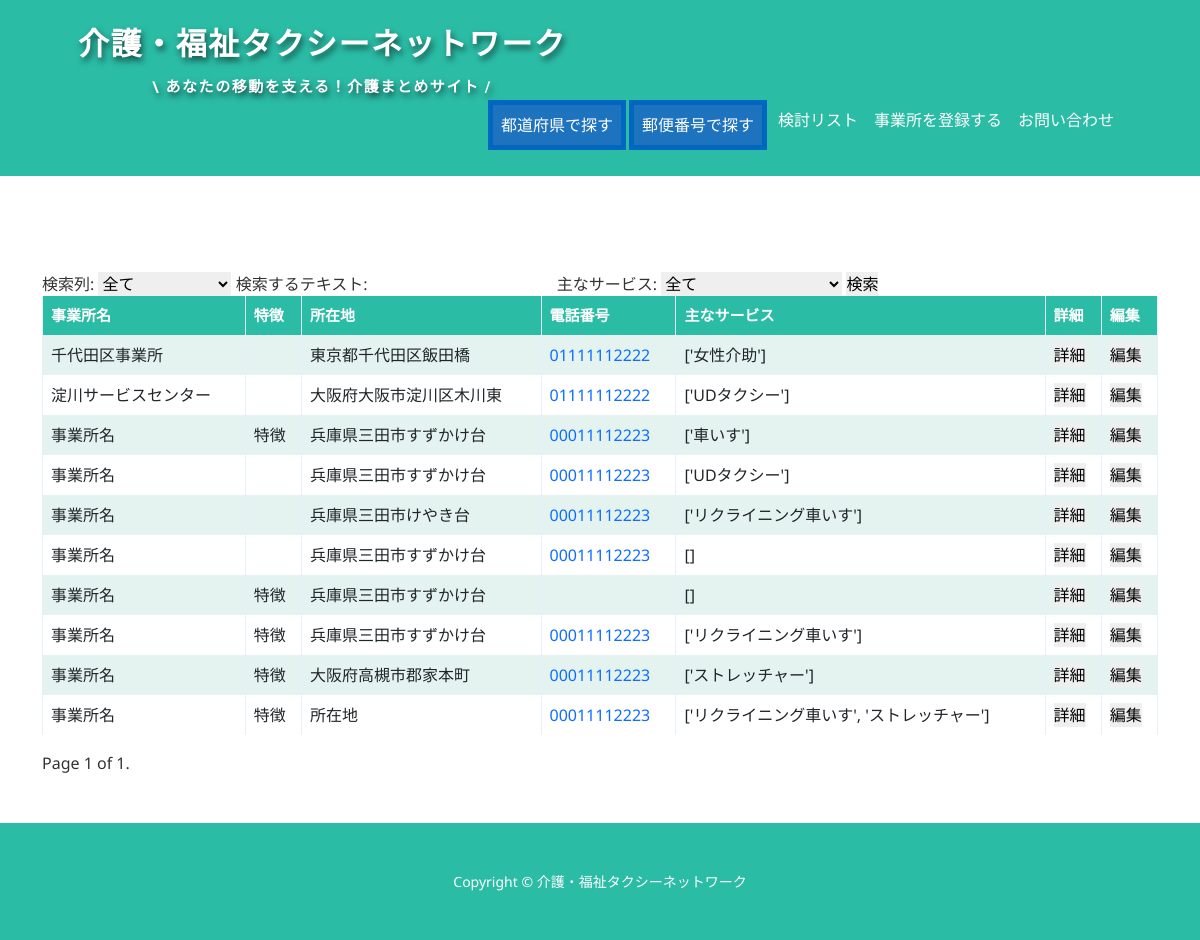
The page /registration_list/ on the database as committed earlier.
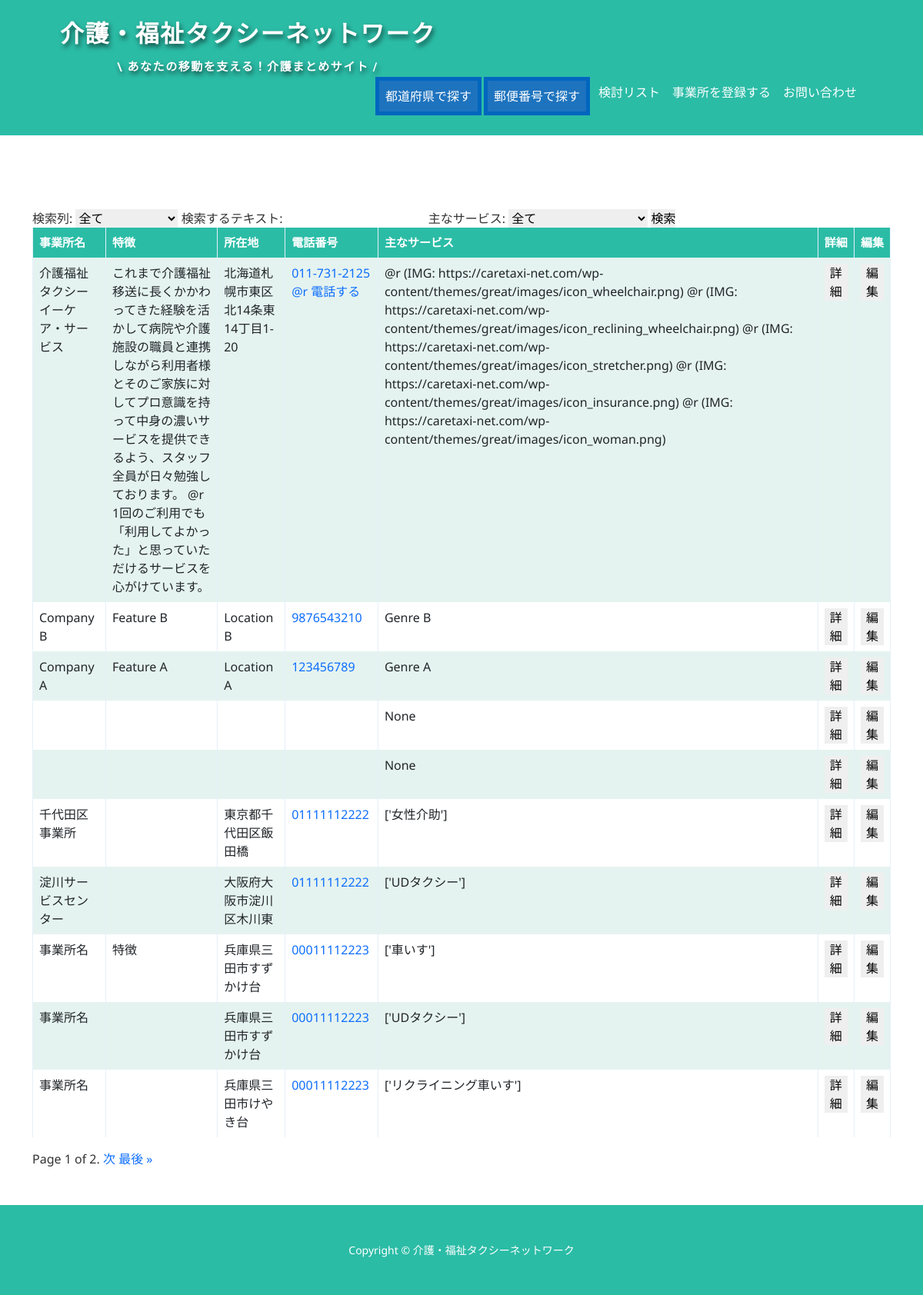
The same page on the database as committed later.
### caretaxi/models.py (models this page shows, shortened)
class Registration(models.Model):
    REUSE_CHOICES = [
        ('未', '未'),
        ('済', '済'),
    ]
    business_name = models.CharField(max_length=999)
    features = models.CharField(max_length=999)
    postal_code = models.CharField(max_length=8)
    location = models.CharField(max_length=999)
    tel = models.CharField(max_length=16)
    carmodel = models.CharField(max_length=999)
    email = models.EmailField()
    siteurl = models.CharField(max_length=999)
    message = models.TextField()
    main_image = models.ImageField(upload_to='registration_images/', null=True, blank=True)
    created_at = models.DateTimeField(auto_now_add=True)
    genres = models.CharField(max_length=999, blank=True, null=True)

### caretaxi/views.py (the view, shortened to what this page needs)
# urls.py: path('registration_list/', registration_list, name='registration_list'),
def registration_list(request):
    items_per_page = 10
    registrations = Registration.objects.all().order_by('-id')
    search_column = request.GET.get('search_column', 'all')
    search_text = request.GET.get('search_text', '')
    search_genres = request.GET.get('search_genres', '')
    if search_genres:
        registrations = registrations.filter(genres__icontains=search_genres)
    paginator = Paginator(registrations, items_per_page)
    page = request.GET.get('page', 1)
    try:
        registrations = paginator.page(page)
    except PageNotAnInteger:
        registrations = paginator.page(1)
    except EmptyPage:
        registrations = paginator.page(paginator.num_pages)
    return render(request, 'registration_list.html', {
        'registrations': registrations,
        'search_column': search_column,
        'search_text': search_text,
        'search_genres': search_genres,
    })

### caretaxi/templates/registration_list.html (shortened to what this page needs)
{% extends 'base1.html' %}
{% block contents %}
<div class="container">
    <div class="container_mt">
        <div class="mt-5">
            <form method="get" action="">
                <label for="searchColumn">検索列:</label>
                <select id="searchColumn" name="search_column" >
                    <option value="all" {% if search_column == 'all' %}selected{% endif %}>全て</option>
                </select>
                <label for="searchText">検索するテキスト:</label>
                <input type="text" id="searchText" name="search_text" value="{{ search_text }}">
                <label for="searchGenres">主なサービス:</label>
                <select id="searchGenres" name="search_genres">
                    <option value="" {% if not search_genres %}selected{% endif %}>全て</option>
                </select>
                <button type="submit">検索</button>
            </form>
        </div>
        <div>
            <table class="table table_css">
                <thead>
                    <tr>
                        <th>事業所名</th>
                        <th>特徴</th>
                        <th>所在地</th>
                        <th>電話番号</th>
                        <th>主なサービス</th>
                        <th>詳細</th>
                        <th>編集</th>
                    </tr>
                </thead>
                <tbody>
                    {% for registration in registrations %}
                        <tr>
                            <td data-label="事業所名">{{ registration.business_name }}</td>
                            <td data-label="特徴">{{ registration.features }}</td>
                            <td data-label="所在地">{{ registration.location }}</td>
                            <td data-label="電話番号"><a href="tel:{{ registration.tel }}">{{ registration.tel }}</a></td>
                            <td data-label="主なサービス">{{ registration.genres }}</td>
                            <td data-label="詳細"><a href="{% url 'caretaxi:detail_registration' registration.id %}"><button>詳細</button></a></td>
                            <td data-label="編集"><a href="{% url 'caretaxi:edit_registration' registration.id %}"><button>編集</button></a></td>
                        </tr>
                    {% endfor %}
                </tbody>
            </table>
        </div>
        <div class="pagination">
            <span class="step-links">
                <span class="current">
                    Page {{ registrations.number }} of {{ registrations.paginator.num_pages }}.
                </span>
                {% if registrations.has_next %}
                    <a href="?page={{ registrations.next_page_number }}{% if search_column %}&search_column={{ search_column }}{% endif %}{% if search_text %}&search_text={{ search_text }}{% endif %}">次</a>
                    <a href="?page={{ registrations.paginator.num_pages }}{% if search_column %}&search_column={{ search_column }}{% endif %}{% if search_text %}&search_text={{ search_text }}{% endif %}">最後 &raquo;</a>
                {% endif %}
            </span>
        </div>
    </div>
</div>
{% endblock %}

### caretaxi/templates/base1.html (shortened to what this page needs)
{% load static %}
<!DOCTYPE html>
<html lang="ja">
    <head>
        <link rel="stylesheet" href="https://cdnjs.cloudflare.com/ajax/libs/normalize/8.0.1/normalize.min.css" />
        <link href="https://cdn.jsdelivr.net/npm/bootstrap@5.3.0/dist/css/bootstrap.min.css" rel="stylesheet">
        <link rel="stylesheet" type="text/css" href="{% static 'common/css/style.css' %}">
    </head>
    <body>
        <div id="wrapper">
            <nav class="navbar navbar-expand-lg navbar-dark navbar-custom fixed-top">
                <div class="container px-5">
                    <h1 class="site-title"><a href="{% url 'caretaxi:registration_list' %}">介護・福祉タクシーネットワーク</a><br>
                    <span>\ あなたの移動を支える！介護まとめサイト /</span></h1>
                    <div class="collapse navbar-collapse" id="navbarResponsive">
                        <ul class="navbar-nav ms-auto">
                            <li class="nav-item bgc_blue">
                                <a class="nav-link nav-link_white" href="{% url 'caretaxi:prefecture' %}">都道府県で探す</a>
                            </li>
                            <li class="nav-item bgc_blue">
                                <a class="nav-link nav-link_white" href="{% url 'caretaxi:postal_code' %}">郵便番号で探す</a>
                            </li>
                            <li class="nav-item">
                                <a class="nav-link nav-link_white" href="{% url 'caretaxi:view_wishlist' %}">検討リスト</a>
                            </li>
                            <li class="nav-item">
                                <a class="nav-link nav-link_white" href="{% url 'caretaxi:registration' %}">事業所を登録する</a>
                            </li>
                            <li class="nav-item">
                                <a class="nav-link nav-link_white" href="{% url 'caretaxi:contact_form' %}">お問い合わせ</a>
                            </li>
                        </ul>
                    </div>
                </div>
            </nav>
        {% block contents%}{% endblock %}
        <footer class="py-5 mt-5">
            <div class="container px-5"><p class="m-0 text-center text-white small">Copyright &copy; 介護・福祉タクシーネットワーク</p></div>
        </footer>
        </div>
    </body>
</html>

### static/common/css/style.css (style rules this page uses)
*,*::before,*::after { box-sizing:border-box }
html,body { margin:0;padding:0;font-size:100%;font-family:sans-serif;line-height:1.5;box-sizing:border-box }
body { min-height:100vh;font-family:"Noto Sans",sans-serif;color:#333 }
h1,h2,h3,h4,h5,h6 { margin:0;padding:0 }
p { margin:0 }
ul,ol { margin:0;padding:0;list-style:none }
a { text-decoration:none }
button,input,select,textarea { margin:0;padding:0;border:none;font:inherit }
table { border-collapse:collapse;border-spacing:0 }
.navbar { position:relative;display:flex;flex-wrap:wrap;align-items:center;justify-content:space-between;padding-top:.5rem;padding:1.6rem;background:#2bbca6 }
.site-title { font-family:"Oswald",sans-serif;font-weight:700;font-size:31px;letter-spacing:.05em;text-transform:uppercase;text-align:center;color:#fff;display:inline-block;text-shadow:2px 4px 6px rgba(0,0,0,.6);transition:all .3s ease }
.site-title a { color:inherit }
.site-title span { font-size:15px !important }
.nav-link_white { color:#fff !important }
.bgc_blue { background:#1e73be;border:#0066bf 5px solid;margin-right:3px }
.table_css th { color:#fff;background:#2bbca6;white-space:nowrap;font-size:15px;background-clip:padding-box }
.table_css th,.table_css td { border:1px solid #e5f0fb;border-width:0px 1px 0px 1px }
.table_css>tbody>tr:nth-of-type(2n+1)>* { background:#e5f3f0 }
.container_mt { margin-top:6rem }
footer { margin-top:auto;background:#2bbca6 }

Rows that differ between the two databases and show on the page:
no longer on this page (row unchanged): Registration: business_name "事業所名", location "兵庫県三田市すずかけ台", tel "00011112223", genres "[]"
no longer on this page (row unchanged): Registration: business_name "事業所名", features "特徴", location "兵庫県三田市すずかけ台", genres "[]"
no longer on this page (row unchanged): Registration: business_name "事業所名", features "特徴", location "兵庫県三田市すずかけ台", tel "00011112223", genres "['リクライニング車いす']"
no longer on this page (row unchanged): Registration: business_name "事業所名", features "特徴", location "大阪府高槻市郡家本町", tel "00011112223", genres "['ストレッチャー']"
no longer on this page (row unchanged): Registration: business_name "事業所名", features "特徴", location "所在地", tel "00011112223", genres "['リクライニング車いす', 'ストレッチャー']"
added Registration: business_name "介護福祉タクシーイーケア・サービス", features "これまで介護福祉移送に長くかかわってきた経験を活かして病院や介護施設の職員と連携しながら利用者様とそのご家族に対してプロ意識を持って中身の濃いサービスを提供できるよう、スタッフ全員が日々勉強しております。 @r 1回のご利用でも「利用してよかった」と思っていただけるサービスを心がけています。", location "北海道札幌市東区北14条東14丁目1-20", tel "011-731-2125 @r 電話する", genres "@r (IMG: https://caretaxi-net.com/wp-content/themes/great/images/icon_wheelchair.png) @r (IMG: https://caretaxi-net.com/wp-content/themes/great/images/icon_reclining_wheelchair.png) @r (IMG: https://caretaxi-net.com/wp-content/themes/great/images/icon_stretcher.png) @r (IMG: https://caretaxi-net.com/wp-content/themes/great/images/icon_insurance.png) @r (IMG: https://caretaxi-net.com/wp-content/themes/great/images/icon_woman.png)"
added Registration: business_name "Company B", features "Feature B", location "Location B", tel "9876543210", genres "Genre B"
added Registration: business_name "Company A", features "Feature A", location "Location A", tel "123456789", genres "Genre A"
added Registration: genres "None"
added Registration: genres "None"
Other text that changed with them:
{{ registrations.paginator.num_pages }}: "1" → "2"
text now shown: "次 最後 »"
